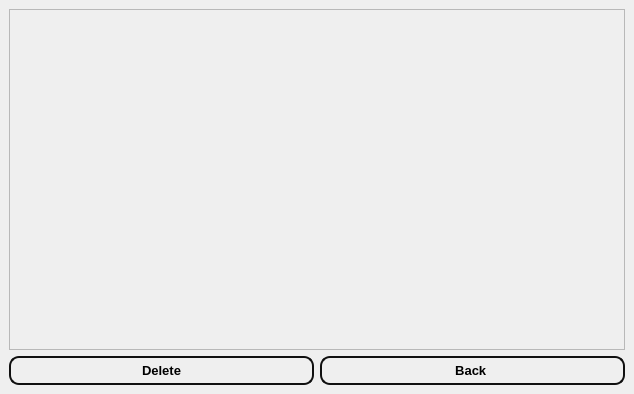
<?xml version="1.0" encoding="UTF-8"?>
<ui version="4.0">
 <class>task_view</class>
 <widget class="QMainWindow" name="task_view">
  <property name="geometry">
   <rect>
    <x>0</x>
    <y>0</y>
    <width>634</width>
    <height>394</height>
   </rect>
  </property>
  <property name="windowTitle">
   <string>MainWindow</string>
  </property>
  <widget class="QWidget" name="centralwidget">
   <layout class="QVBoxLayout" name="verticalLayout_3">
    <item>
     <layout class="QVBoxLayout" name="verticalLayout_2">
      <item>
       <widget class="QScrollArea" name="scrollArea">
        <property name="widgetResizable">
         <bool>true</bool>
        </property>
        <widget class="QWidget" name="scrollAreaWidgetContents">
         <property name="geometry">
          <rect>
           <x>0</x>
           <y>0</y>
           <width>618</width>
           <height>344</height>
          </rect>
         </property>
         <layout class="QVBoxLayout" name="verticalLayout">
          <item>
           <widget class="QLabel" name="label_task_view">
            <property name="text">
             <string/>
            </property>
           </widget>
          </item>
         </layout>
        </widget>
       </widget>
      </item>
      <item>
       <layout class="QHBoxLayout" name="horizontalLayout">
        <item>
         <widget class="QPushButton" name="pushButton_delete">
          <property name="font">
           <font>
            <pointsize>10</pointsize>
            <bold>true</bold>
           </font>
          </property>
          <property name="styleSheet">
           <string notr="true">QPushButton {
    border: 2px solid rgb(16, 16, 16);
    border-radius: 10px; 
    background-color:rgb(255, 255, 255,0);
    min-width: 9px; 
    min-height: 9px; 
    padding: 5px; 
    margin: 0px; 
}
</string>
          </property>
          <property name="text">
           <string>Delete</string>
          </property>
         </widget>
        </item>
        <item>
         <widget class="QPushButton" name="pushButton_back">
          <property name="font">
           <font>
            <pointsize>10</pointsize>
            <bold>true</bold>
           </font>
          </property>
          <property name="styleSheet">
           <string notr="true">QPushButton {
    border: 2px solid rgb(16, 16, 16);
    border-radius: 10px; 
    background-color:rgb(255, 255, 255,0);
    min-width: 9px; 
    min-height: 9px; 
    padding: 5px; 
    margin: 0px; 
}
</string>
          </property>
          <property name="text">
           <string>Back </string>
          </property>
         </widget>
        </item>
       </layout>
      </item>
     </layout>
    </item>
   </layout>
  </widget>
 </widget>
 <resources/>
 <connections/>
</ui>
